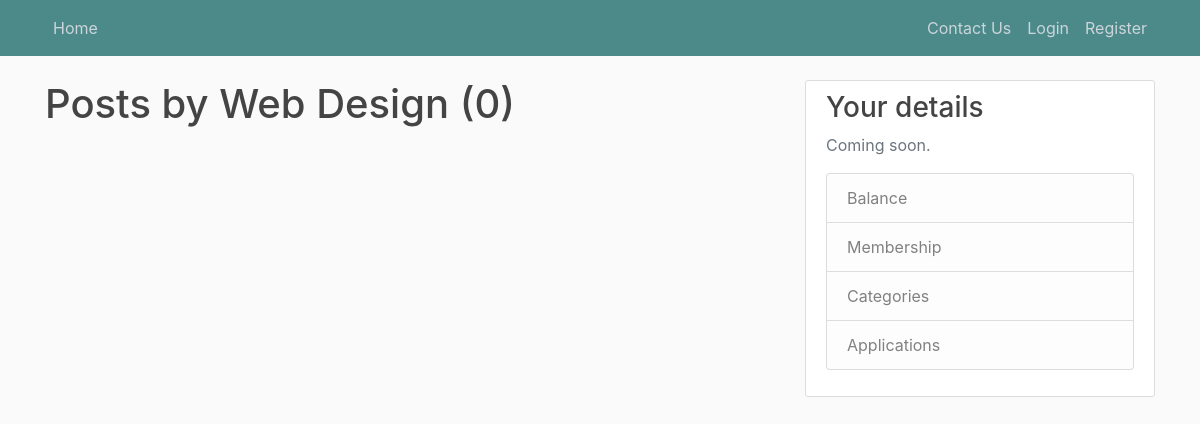
Page /category/Web Design on the earlier database version.
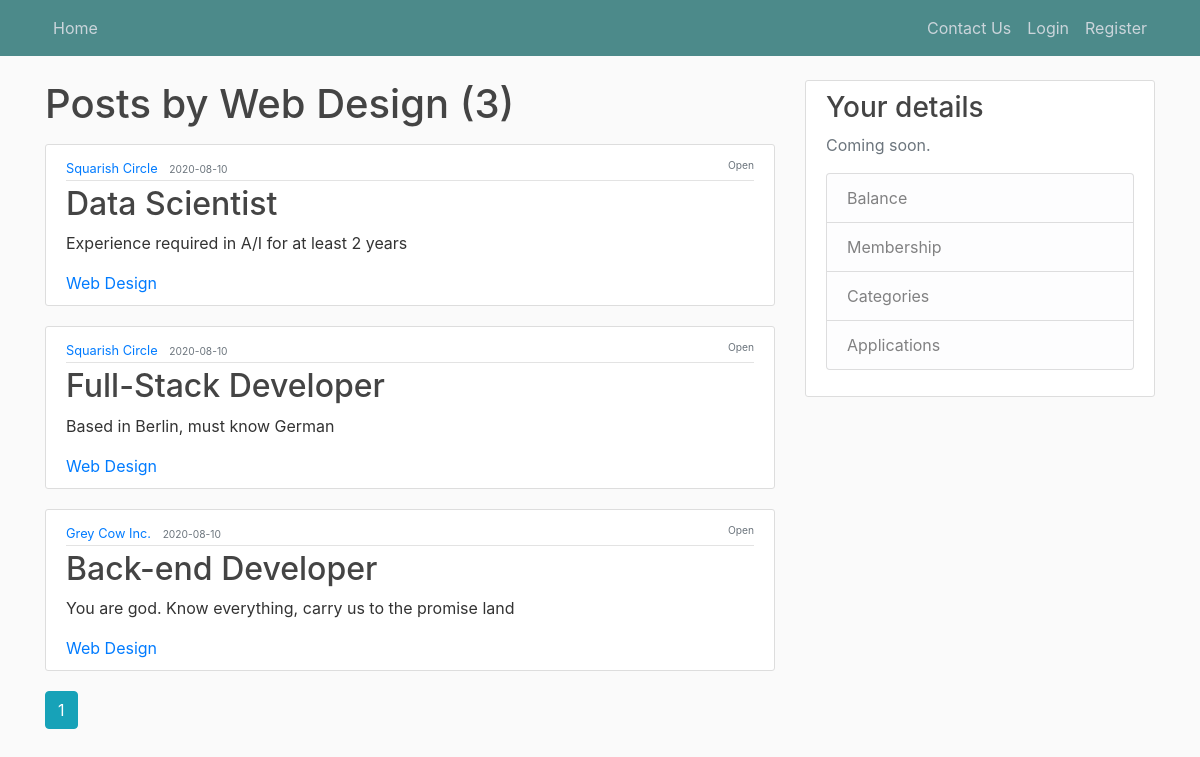
Same page on the later database version.
### MainProject/models.py (models this page shows, shortened)
class Post(db.Model):
    id = db.Column(db.Integer, primary_key=True)
    title = db.Column(db.String(20), nullable=False)
    date_posted = db.Column(db.DateTime, nullable=False, default=datetime.utcnow)
    content = db.Column(db.String(50), nullable=False)
    user_id = db.Column(db.Integer, db.ForeignKey('user.id'), nullable=False)
    category = db.Column(db.String(10), nullable=False, default="IT")
    status = db.Column(db.String, nullable=False, default="Open")
    numOfNeededEmployees = db.Column(db.Integer, nullable=False, default=1)

class User(db.Model, UserMixin):
    id = db.Column(db.Integer, primary_key=True)
    email = db.Column(db.String(50), unique=True, nullable=False)
    name = db.Column(db.String(50), nullable=False)
    password = db.Column(db.String(50), nullable=False)
    userType = db.Column(db.String(60), nullable=False)
    employerMembership = db.Column(db.String(60), nullable=False, default='Prime - 50$/month')
    employeeMembership = db.Column(db.String(60), nullable=False, default='Basic - No Charge')
    posts = db.relationship('Post', backref='author', lazy=True)
    condition = db.Column(db.String(10), nullable=False, default='Active')
    cardNum = db.Column(db.String(10), nullable=False, default='')
    cvc = db.Column(db.String(10), nullable=False, default='')
    expireDate = db.Column(db.String(10), nullable=False, default='')
    withdrawType = db.Column(db.String(60), nullable=False, default='Automatic')
    frozen = db.Column(db.Boolean, nullable=False, default=False)
    balance = db.Column(db.Float, nullable=False, default=0.0)

### MainProject/routes.py (the view)
@app.route("/category/<string:category>")  # route to show all posts of that email
def category_posts(category):
    page = request.args.get('page', 1, type=int)
    posts = Post.query.filter_by(category=category).order_by(Post.date_posted.desc()).paginate(page=page, per_page=5)
    appliedToPost = []
    if current_user.is_authenticated:
        for p in Post.query.all():
            q = db.session.query(Application.id).filter(Application.post_id == p.id).filter(Application.user_id
                                                                                            == current_user.id)
            appliedToPost.append(db.session.query(q.exists()).scalar())
    return render_template('category_post.html', posts=posts, category=category, appliedToPost=appliedToPost)

### MainProject/templates/category_post.html (shortened to what this page needs)
{% extends "baseTemplate.html" %}
{% block content %}
    <h1 class="mb-3">Posts by {{ category }} ({{ posts.total }})</h1>
    {% for post in posts.items %}
        <article class="media content-section">
          <div class="media-body">
            <div class="article-metadata">
              <small style="text-align:left;">
              <a class="mr-2" href="{{ url_for('user_posts', name=post.author.name) }}">{{ post.author.name }}</a>
              <small class="text-muted">{{ post.date_posted.strftime('%Y-%m-%d') }}</small>
              <span style="float:right;"><small class="text-muted" >{{ post.status }}</small></span>
             </small>
            </div>
            <h2><a class="article-title" href="{{ url_for('post', post_id=post.id) }}">{{ post.title }}</a></h2>
            <p class="article-content">{{ post.content }}</p>
            <a class="mr-2" href="{{ url_for('category_posts', category=post.category) }}">{{ post.category }}</a>
          </div>
        </article>
    {% endfor %}
    {% for page_num in posts.iter_pages(left_edge=1, right_edge=1, left_current=1, right_current=2) %}
        {% if page_num %}
            {% if posts.page == page_num %}
                <a class="btn btn-info mb-4" href="{{ url_for('category_posts', category=category, page=page_num) }}">{{ page_num }}</a>
            {% else %}
                <a class="btn btn-outline-info mb-4" href="{{ url_for('category_posts', category=category, page=page_num) }}">{{ page_num }}</a>
            {% endif %}
        {% else %}
            ...
        {% endif %}
    {% endfor %}
{% endblock content %}

Differences in the rows shown:
added Post: author.name "Squarish Circle", date_posted "2020-08-10", status "Open", title "Data Scientist", content "Experience required in A/I for at least 2 years", category "Web Design"
added Post: author.name "Squarish Circle", date_posted "2020-08-10", status "Open", title "Full-Stack Developer", content "Based in Berlin, must know German", category "Web Design"
added Post: author.name "Grey Cow Inc.", date_posted "2020-08-10", status "Open", title "Back-end Developer", content "You are god. Know everything, carry us to the promise land", category "Web Design"
Other differences:
{{ posts.total }}: "0" → "3"
new list line: "1"
